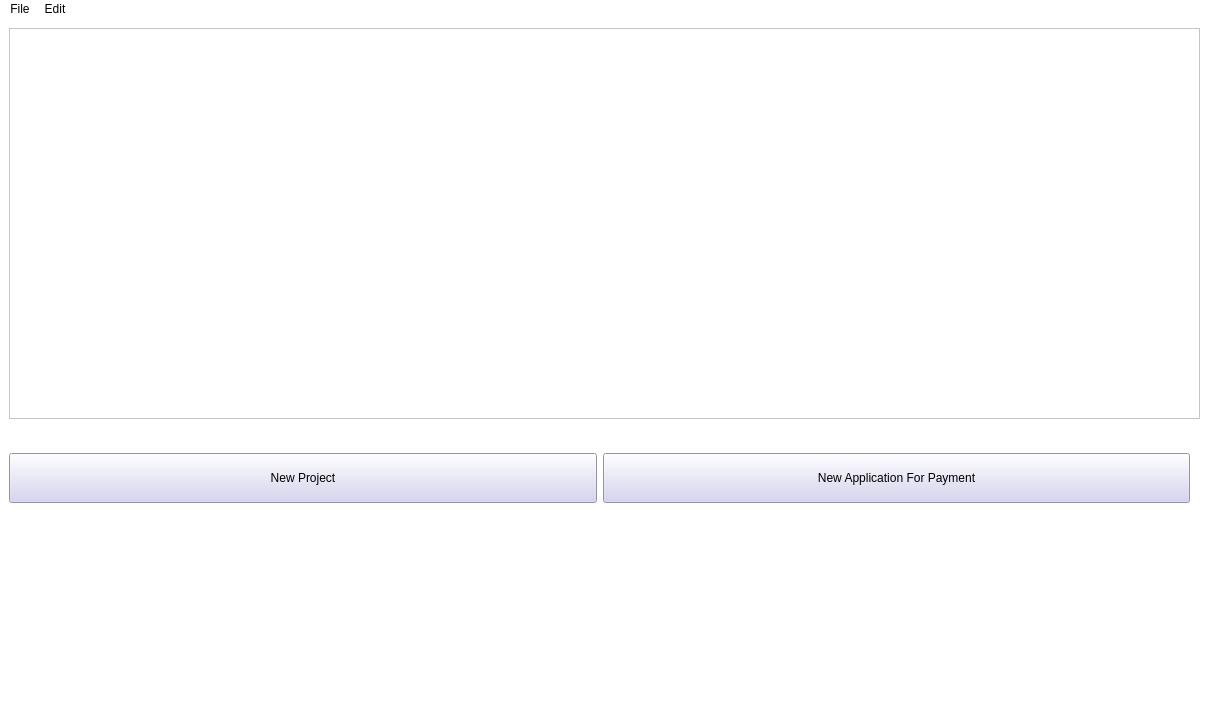
<?xml version="1.0" encoding="UTF-8"?>
<ui version="4.0">
 <class>MainWindow</class>
 <widget class="QMainWindow" name="MainWindow">
  <property name="geometry">
   <rect>
    <x>0</x>
    <y>0</y>
    <width>1217</width>
    <height>724</height>
   </rect>
  </property>
  <property name="sizePolicy">
   <sizepolicy hsizetype="Preferred" vsizetype="Preferred">
    <horstretch>0</horstretch>
    <verstretch>0</verstretch>
   </sizepolicy>
  </property>
  <property name="windowTitle">
   <string>Simple Application For Payment</string>
  </property>
  <property name="styleSheet">
   <string notr="true">background-color: rgb(255, 255, 255);</string>
  </property>
  <widget class="QWidget" name="centralwidget">
   <layout class="QGridLayout" name="gridLayout_2">
    <item row="5" column="0">
     <widget class="QStackedWidget" name="stackedWidget">
      <property name="currentIndex">
       <number>1</number>
      </property>
      <widget class="QWidget" name="newFormPage">
       <layout class="QGridLayout" name="gridLayout_10">
        <item row="4" column="0">
         <layout class="QHBoxLayout" name="horizontalLayout_8">
          <item>
           <widget class="QPushButton" name="buttonAddToForm">
            <property name="minimumSize">
             <size>
              <width>0</width>
              <height>50</height>
             </size>
            </property>
            <property name="styleSheet">
             <string notr="true">background-color: rgb(207, 205, 239)</string>
            </property>
            <property name="text">
             <string>Add</string>
            </property>
           </widget>
          </item>
          <item>
           <widget class="QPushButton" name="buttonInsertIntoTableHere">
            <property name="minimumSize">
             <size>
              <width>0</width>
              <height>50</height>
             </size>
            </property>
            <property name="styleSheet">
             <string notr="true">background-color: rgb(207, 205, 239)</string>
            </property>
            <property name="text">
             <string>Insert Here</string>
            </property>
           </widget>
          </item>
          <item>
           <widget class="QPushButton" name="buttonDelete">
            <property name="minimumSize">
             <size>
              <width>0</width>
              <height>50</height>
             </size>
            </property>
            <property name="styleSheet">
             <string notr="true">background-color: rgb(207, 205, 239)</string>
            </property>
            <property name="text">
             <string>Delete</string>
            </property>
           </widget>
          </item>
         </layout>
        </item>
        <item row="7" column="0">
         <layout class="QHBoxLayout" name="horizontalLayout_7" stretch="0,4,0,4,0,4">
          <property name="leftMargin">
           <number>10</number>
          </property>
          <property name="rightMargin">
           <number>10</number>
          </property>
          <item>
           <spacer name="horizontalSpacer_19">
            <property name="orientation">
             <enum>Qt::Horizontal</enum>
            </property>
            <property name="sizeHint" stdset="0">
             <size>
              <width>40</width>
              <height>20</height>
             </size>
            </property>
           </spacer>
          </item>
          <item>
           <widget class="QPushButton" name="pushButton_11">
            <property name="minimumSize">
             <size>
              <width>0</width>
              <height>50</height>
             </size>
            </property>
            <property name="styleSheet">
             <string notr="true">background-color: rgb(207, 205, 239)</string>
            </property>
            <property name="text">
             <string>Save</string>
            </property>
           </widget>
          </item>
          <item>
           <spacer name="horizontalSpacer_20">
            <property name="orientation">
             <enum>Qt::Horizontal</enum>
            </property>
            <property name="sizeHint" stdset="0">
             <size>
              <width>40</width>
              <height>20</height>
             </size>
            </property>
           </spacer>
          </item>
          <item>
           <widget class="QPushButton" name="pushButton_12">
            <property name="minimumSize">
             <size>
              <width>0</width>
              <height>50</height>
             </size>
            </property>
            <property name="styleSheet">
             <string notr="true">background-color: rgb(207, 205, 239)</string>
            </property>
            <property name="text">
             <string>Save and Print</string>
            </property>
           </widget>
          </item>
          <item>
           <spacer name="horizontalSpacer_21">
            <property name="orientation">
             <enum>Qt::Horizontal</enum>
            </property>
            <property name="sizeHint" stdset="0">
             <size>
              <width>40</width>
              <height>20</height>
             </size>
            </property>
           </spacer>
          </item>
          <item>
           <widget class="QPushButton" name="buttonBackProjectScreen">
            <property name="minimumSize">
             <size>
              <width>0</width>
              <height>50</height>
             </size>
            </property>
            <property name="styleSheet">
             <string notr="true">background-color: rgb(207, 205, 239)</string>
            </property>
            <property name="text">
             <string>Back To Project Screen</string>
            </property>
           </widget>
          </item>
         </layout>
        </item>
        <item row="5" column="0">
         <widget class="QTableWidget" name="lineItemsTable">
          <property name="sizePolicy">
           <sizepolicy hsizetype="Preferred" vsizetype="Expanding">
            <horstretch>0</horstretch>
            <verstretch>0</verstretch>
           </sizepolicy>
          </property>
          <property name="minimumSize">
           <size>
            <width>1181</width>
            <height>0</height>
           </size>
          </property>
          <property name="autoFillBackground">
           <bool>false</bool>
          </property>
          <property name="sortingEnabled">
           <bool>false</bool>
          </property>
          <property name="rowCount">
           <number>0</number>
          </property>
          <property name="columnCount">
           <number>9</number>
          </property>
          <column>
           <property name="text">
            <string>Item No.</string>
           </property>
          </column>
          <column>
           <property name="text">
            <string>Description of Work</string>
           </property>
          </column>
          <column>
           <property name="text">
            <string>Type</string>
           </property>
          </column>
          <column>
           <property name="text">
            <string>Prev Appl</string>
           </property>
          </column>
          <column>
           <property name="text">
            <string>This Period</string>
           </property>
          </column>
          <column>
           <property name="text">
            <string>Materials Stored</string>
           </property>
          </column>
          <column>
           <property name="text">
            <string>Comp &amp; Stored</string>
           </property>
          </column>
          <column>
           <property name="text">
            <string>Balance to Fin</string>
           </property>
          </column>
          <column>
           <property name="text">
            <string>Retainage</string>
           </property>
          </column>
         </widget>
        </item>
        <item row="0" column="0">
         <layout class="QGridLayout" name="gridLayout_8" columnstretch="0,0,0,0,0,0,0,0">
          <property name="leftMargin">
           <number>10</number>
          </property>
          <property name="rightMargin">
           <number>10</number>
          </property>
          <item row="1" column="0">
           <widget class="QLabel" name="label_25">
            <property name="text">
             <string>Application #</string>
            </property>
            <property name="alignment">
             <set>Qt::AlignRight|Qt::AlignTrailing|Qt::AlignVCenter</set>
            </property>
           </widget>
          </item>
          <item row="0" column="7">
           <widget class="QDateEdit" name="periodFrom">
            <property name="displayFormat">
             <string>MM/dd/yyyy</string>
            </property>
           </widget>
          </item>
          <item row="1" column="7">
           <widget class="QDateEdit" name="periodTo">
            <property name="displayFormat">
             <string>MM/dd/yyyy</string>
            </property>
           </widget>
          </item>
          <item row="0" column="1">
           <widget class="QLineEdit" name="projectCode"/>
          </item>
          <item row="0" column="5" rowspan="2">
           <spacer name="horizontalSpacer_17">
            <property name="orientation">
             <enum>Qt::Horizontal</enum>
            </property>
            <property name="sizeHint" stdset="0">
             <size>
              <width>40</width>
              <height>20</height>
             </size>
            </property>
           </spacer>
          </item>
          <item row="1" column="4">
           <widget class="QDateEdit" name="contractDate">
            <property name="displayFormat">
             <string>MM/dd/yyyy</string>
            </property>
           </widget>
          </item>
          <item row="0" column="6">
           <widget class="QLabel" name="label_26">
            <property name="text">
             <string>Period From</string>
            </property>
            <property name="alignment">
             <set>Qt::AlignRight|Qt::AlignTrailing|Qt::AlignVCenter</set>
            </property>
           </widget>
          </item>
          <item row="0" column="0">
           <widget class="QLabel" name="label_27">
            <property name="text">
             <string>Project Code</string>
            </property>
            <property name="alignment">
             <set>Qt::AlignRight|Qt::AlignTrailing|Qt::AlignVCenter</set>
            </property>
           </widget>
          </item>
          <item row="1" column="1">
           <widget class="QLineEdit" name="applicationNumber"/>
          </item>
          <item row="1" column="3">
           <widget class="QLabel" name="label_28">
            <property name="text">
             <string>Contract Date</string>
            </property>
            <property name="alignment">
             <set>Qt::AlignRight|Qt::AlignTrailing|Qt::AlignVCenter</set>
            </property>
           </widget>
          </item>
          <item row="0" column="3">
           <widget class="QLabel" name="label_29">
            <property name="text">
             <string>Application Date</string>
            </property>
            <property name="alignment">
             <set>Qt::AlignRight|Qt::AlignTrailing|Qt::AlignVCenter</set>
            </property>
           </widget>
          </item>
          <item row="1" column="6">
           <widget class="QLabel" name="label_30">
            <property name="text">
             <string>Period To</string>
            </property>
            <property name="alignment">
             <set>Qt::AlignRight|Qt::AlignTrailing|Qt::AlignVCenter</set>
            </property>
           </widget>
          </item>
          <item row="0" column="4">
           <widget class="QDateEdit" name="applicationDate">
            <property name="displayFormat">
             <string>MM/dd/yyyy</string>
            </property>
           </widget>
          </item>
          <item row="0" column="2" rowspan="2">
           <spacer name="horizontalSpacer_18">
            <property name="orientation">
             <enum>Qt::Horizontal</enum>
            </property>
            <property name="sizeHint" stdset="0">
             <size>
              <width>40</width>
              <height>20</height>
             </size>
            </property>
           </spacer>
          </item>
         </layout>
        </item>
        <item row="6" column="0">
         <widget class="Line" name="line_7">
          <property name="minimumSize">
           <size>
            <width>0</width>
            <height>10</height>
           </size>
          </property>
          <property name="orientation">
           <enum>Qt::Horizontal</enum>
          </property>
         </widget>
        </item>
        <item row="3" column="0">
         <widget class="Line" name="line">
          <property name="minimumSize">
           <size>
            <width>0</width>
            <height>10</height>
           </size>
          </property>
          <property name="orientation">
           <enum>Qt::Horizontal</enum>
          </property>
         </widget>
        </item>
        <item row="1" column="0">
         <widget class="Line" name="line_2">
          <property name="minimumSize">
           <size>
            <width>0</width>
            <height>10</height>
           </size>
          </property>
          <property name="styleSheet">
           <string notr="true"/>
          </property>
          <property name="orientation">
           <enum>Qt::Horizontal</enum>
          </property>
         </widget>
        </item>
        <item row="2" column="0">
         <layout class="QGridLayout" name="gridLayout_9" rowstretch="0,0,0,0,0,0" columnstretch="10,0,10">
          <property name="sizeConstraint">
           <enum>QLayout::SetDefaultConstraint</enum>
          </property>
          <property name="leftMargin">
           <number>10</number>
          </property>
          <property name="topMargin">
           <number>0</number>
          </property>
          <property name="rightMargin">
           <number>10</number>
          </property>
          <property name="horizontalSpacing">
           <number>3</number>
          </property>
          <item row="1" column="0">
           <widget class="QLineEdit" name="inputCustomerName">
            <property name="placeholderText">
             <string>Name</string>
            </property>
           </widget>
          </item>
          <item row="1" column="2">
           <widget class="QLineEdit" name="inputContractorName">
            <property name="sizePolicy">
             <sizepolicy hsizetype="Expanding" vsizetype="Fixed">
              <horstretch>0</horstretch>
              <verstretch>0</verstretch>
             </sizepolicy>
            </property>
            <property name="placeholderText">
             <string>Name</string>
            </property>
           </widget>
          </item>
          <item row="2" column="2">
           <widget class="QLineEdit" name="inputContractorAddress">
            <property name="placeholderText">
             <string>Address</string>
            </property>
           </widget>
          </item>
          <item row="5" column="2">
           <widget class="QLineEdit" name="inputContractorZip">
            <property name="placeholderText">
             <string>Zip</string>
            </property>
           </widget>
          </item>
          <item row="3" column="2">
           <widget class="QLineEdit" name="inputContractorCity">
            <property name="placeholderText">
             <string>City</string>
            </property>
           </widget>
          </item>
          <item row="4" column="2">
           <widget class="QComboBox" name="inputContractorState"/>
          </item>
          <item row="2" column="0">
           <widget class="QLineEdit" name="inputCustomerAddress">
            <property name="placeholderText">
             <string>Address</string>
            </property>
           </widget>
          </item>
          <item row="5" column="0">
           <widget class="QLineEdit" name="inputCustomerZip">
            <property name="placeholderText">
             <string>Zip</string>
            </property>
           </widget>
          </item>
          <item row="0" column="2">
           <widget class="QLabel" name="label_31">
            <property name="font">
             <font>
              <pointsize>12</pointsize>
              <weight>75</weight>
              <bold>true</bold>
             </font>
            </property>
            <property name="text">
             <string>Contractor</string>
            </property>
            <property name="alignment">
             <set>Qt::AlignCenter</set>
            </property>
           </widget>
          </item>
          <item row="0" column="0">
           <widget class="QLabel" name="label_32">
            <property name="font">
             <font>
              <pointsize>12</pointsize>
              <weight>75</weight>
              <bold>true</bold>
             </font>
            </property>
            <property name="text">
             <string>Customer</string>
            </property>
            <property name="alignment">
             <set>Qt::AlignCenter</set>
            </property>
           </widget>
          </item>
          <item row="3" column="0">
           <widget class="QLineEdit" name="inputCustomerCity">
            <property name="placeholderText">
             <string>City</string>
            </property>
           </widget>
          </item>
          <item row="4" column="0">
           <widget class="QComboBox" name="inputCustomerState"/>
          </item>
          <item row="0" column="1" rowspan="6">
           <widget class="Line" name="line_6">
            <property name="minimumSize">
             <size>
              <width>20</width>
              <height>0</height>
             </size>
            </property>
            <property name="orientation">
             <enum>Qt::Vertical</enum>
            </property>
           </widget>
          </item>
         </layout>
        </item>
       </layout>
      </widget>
      <widget class="QWidget" name="projectPage">
       <widget class="QListView" name="projectList">
        <property name="geometry">
         <rect>
          <x>0</x>
          <y>0</y>
          <width>1191</width>
          <height>391</height>
         </rect>
        </property>
       </widget>
       <widget class="QWidget" name="horizontalLayoutWidget_3">
        <property name="geometry">
         <rect>
          <x>-10</x>
          <y>410</y>
          <width>1201</width>
          <height>80</height>
         </rect>
        </property>
        <layout class="QHBoxLayout" name="horizontalLayout_9">
         <property name="leftMargin">
          <number>10</number>
         </property>
         <property name="rightMargin">
          <number>10</number>
         </property>
         <item>
          <widget class="QPushButton" name="buttonNewProject">
           <property name="minimumSize">
            <size>
             <width>0</width>
             <height>50</height>
            </size>
           </property>
           <property name="styleSheet">
            <string notr="true">background-color: rgb(207, 205, 239)</string>
           </property>
           <property name="text">
            <string>New Project</string>
           </property>
          </widget>
         </item>
         <item>
          <widget class="QPushButton" name="buttonApplicationForPayment">
           <property name="minimumSize">
            <size>
             <width>0</width>
             <height>50</height>
            </size>
           </property>
           <property name="styleSheet">
            <string notr="true">background-color: rgb(207, 205, 239)</string>
           </property>
           <property name="text">
            <string>New Application For Payment</string>
           </property>
          </widget>
         </item>
        </layout>
       </widget>
      </widget>
     </widget>
    </item>
   </layout>
  </widget>
  <widget class="QMenuBar" name="menubar">
   <property name="geometry">
    <rect>
     <x>0</x>
     <y>0</y>
     <width>1217</width>
     <height>22</height>
    </rect>
   </property>
   <widget class="QMenu" name="menuFile">
    <property name="title">
     <string>File</string>
    </property>
    <addaction name="actionNew"/>
    <addaction name="actionOpen"/>
    <addaction name="actionSave_As"/>
    <addaction name="actionPrint"/>
    <addaction name="actionExit"/>
   </widget>
   <widget class="QMenu" name="menuEdit">
    <property name="title">
     <string>Edit</string>
    </property>
    <addaction name="actionCopy"/>
    <addaction name="actionPast"/>
    <addaction name="actionCut"/>
    <addaction name="actionUndo"/>
    <addaction name="actionRedo"/>
   </widget>
   <addaction name="menuFile"/>
   <addaction name="menuEdit"/>
  </widget>
  <widget class="QStatusBar" name="statusbar"/>
  <action name="actionNew">
   <property name="text">
    <string>New</string>
   </property>
  </action>
  <action name="actionOpen">
   <property name="text">
    <string>Open</string>
   </property>
  </action>
  <action name="actionSave_As">
   <property name="text">
    <string>Save As</string>
   </property>
  </action>
  <action name="actionPrint">
   <property name="text">
    <string>Print</string>
   </property>
  </action>
  <action name="actionExit">
   <property name="text">
    <string>Exit</string>
   </property>
  </action>
  <action name="actionCopy">
   <property name="text">
    <string>Copy</string>
   </property>
  </action>
  <action name="actionPast">
   <property name="text">
    <string>Past</string>
   </property>
  </action>
  <action name="actionCut">
   <property name="text">
    <string>Cut</string>
   </property>
  </action>
  <action name="actionUndo">
   <property name="text">
    <string>Undo</string>
   </property>
  </action>
  <action name="actionRedo">
   <property name="text">
    <string>Redo</string>
   </property>
  </action>
 </widget>
 <resources/>
 <connections/>
</ui>
